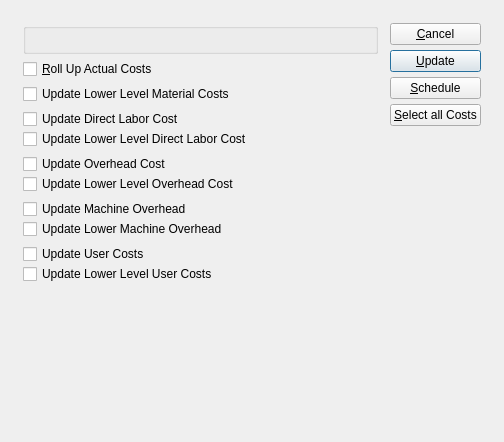
<ui version="4.0" >
 <comment>This file is part of the xTuple ERP: PostBooks Edition, a free and
open source Enterprise Resource Planning software suite,
Copyright (c) 1999-2011 by OpenMFG LLC, d/b/a xTuple.
It is licensed to you under the Common Public Attribution License
version 1.0, the full text of which (including xTuple-specific Exhibits)
is available at www.xtuple.com/CPAL.  By using this software, you agree
to be bound by its terms.</comment>
 <class>updateActualCostsByClassCode</class>
 <widget class="QDialog" name="updateActualCostsByClassCode" >
  <property name="geometry" >
   <rect>
    <x>0</x>
    <y>0</y>
    <width>504</width>
    <height>442</height>
   </rect>
  </property>
  <property name="windowTitle" >
   <string>Update Actual Costs by Class Code</string>
  </property>
  <layout class="QGridLayout" name="gridLayout_2" >
   <item row="0" column="0" >
    <layout class="QGridLayout" name="gridLayout" >
     <property name="margin" >
      <number>12</number>
     </property>
     <property name="spacing" >
      <number>12</number>
     </property>
     <item row="0" column="0" >
      <layout class="QVBoxLayout" >
       <property name="spacing" >
        <number>0</number>
       </property>
       <item>
        <layout class="QVBoxLayout" >
         <property name="spacing" >
          <number>5</number>
         </property>
         <item>
          <widget class="ParameterGroup" name="_classCode" >
           <property name="title" >
            <string/>
           </property>
           <property name="fixedSize" >
            <bool>false</bool>
           </property>
          </widget>
         </item>
         <item>
          <layout class="QHBoxLayout" >
           <property name="spacing" >
            <number>0</number>
           </property>
           <item>
            <widget class="QCheckBox" name="_rollUp" >
             <property name="text" >
              <string>&amp;Roll Up Actual Costs</string>
             </property>
            </widget>
           </item>
           <item>
            <spacer>
             <property name="orientation" >
              <enum>Qt::Horizontal</enum>
             </property>
             <property name="sizeType" >
              <enum>QSizePolicy::Expanding</enum>
             </property>
             <property name="sizeHint" stdset="0" >
              <size>
               <width>20</width>
               <height>20</height>
              </size>
             </property>
            </spacer>
           </item>
          </layout>
         </item>
         <item>
          <layout class="QHBoxLayout" >
           <property name="spacing" >
            <number>0</number>
           </property>
           <item>
            <widget class="QCheckBox" name="_lowerMaterial" >
             <property name="text" >
              <string>Update Lower Level Material Costs</string>
             </property>
            </widget>
           </item>
           <item>
            <spacer>
             <property name="orientation" >
              <enum>Qt::Horizontal</enum>
             </property>
             <property name="sizeType" >
              <enum>QSizePolicy::Expanding</enum>
             </property>
             <property name="sizeHint" stdset="0" >
              <size>
               <width>20</width>
               <height>20</height>
              </size>
             </property>
            </spacer>
           </item>
          </layout>
         </item>
         <item>
          <layout class="QVBoxLayout" >
           <property name="spacing" >
            <number>0</number>
           </property>
           <item>
            <layout class="QHBoxLayout" >
             <property name="spacing" >
              <number>0</number>
             </property>
             <item>
              <widget class="QCheckBox" name="_directLabor" >
               <property name="text" >
                <string>Update Direct Labor Cost</string>
               </property>
              </widget>
             </item>
             <item>
              <spacer>
               <property name="orientation" >
                <enum>Qt::Horizontal</enum>
               </property>
               <property name="sizeType" >
                <enum>QSizePolicy::Expanding</enum>
               </property>
               <property name="sizeHint" stdset="0" >
                <size>
                 <width>20</width>
                 <height>0</height>
                </size>
               </property>
              </spacer>
             </item>
            </layout>
           </item>
           <item>
            <layout class="QHBoxLayout" >
             <property name="spacing" >
              <number>0</number>
             </property>
             <item>
              <widget class="QCheckBox" name="_lowerDirectLabor" >
               <property name="text" >
                <string>Update Lower Level Direct Labor Cost</string>
               </property>
              </widget>
             </item>
             <item>
              <spacer>
               <property name="orientation" >
                <enum>Qt::Horizontal</enum>
               </property>
               <property name="sizeType" >
                <enum>QSizePolicy::Expanding</enum>
               </property>
               <property name="sizeHint" stdset="0" >
                <size>
                 <width>20</width>
                 <height>0</height>
                </size>
               </property>
              </spacer>
             </item>
            </layout>
           </item>
          </layout>
         </item>
         <item>
          <layout class="QVBoxLayout" >
           <property name="spacing" >
            <number>0</number>
           </property>
           <item>
            <layout class="QHBoxLayout" >
             <property name="spacing" >
              <number>0</number>
             </property>
             <item>
              <widget class="QCheckBox" name="_overhead" >
               <property name="text" >
                <string>Update Overhead Cost</string>
               </property>
              </widget>
             </item>
             <item>
              <spacer>
               <property name="orientation" >
                <enum>Qt::Horizontal</enum>
               </property>
               <property name="sizeType" >
                <enum>QSizePolicy::Expanding</enum>
               </property>
               <property name="sizeHint" stdset="0" >
                <size>
                 <width>20</width>
                 <height>0</height>
                </size>
               </property>
              </spacer>
             </item>
            </layout>
           </item>
           <item>
            <layout class="QHBoxLayout" >
             <property name="spacing" >
              <number>0</number>
             </property>
             <item>
              <widget class="QCheckBox" name="_lowerOverhead" >
               <property name="text" >
                <string>Update Lower Level Overhead Cost</string>
               </property>
              </widget>
             </item>
             <item>
              <spacer>
               <property name="orientation" >
                <enum>Qt::Horizontal</enum>
               </property>
               <property name="sizeType" >
                <enum>QSizePolicy::Expanding</enum>
               </property>
               <property name="sizeHint" stdset="0" >
                <size>
                 <width>20</width>
                 <height>0</height>
                </size>
               </property>
              </spacer>
             </item>
            </layout>
           </item>
          </layout>
         </item>
         <item>
          <layout class="QVBoxLayout" >
           <property name="spacing" >
            <number>0</number>
           </property>
           <item>
            <layout class="QHBoxLayout" >
             <property name="spacing" >
              <number>0</number>
             </property>
             <item>
              <widget class="QCheckBox" name="_machOverhead" >
               <property name="text" >
                <string>Update Machine Overhead</string>
               </property>
              </widget>
             </item>
             <item>
              <spacer>
               <property name="orientation" >
                <enum>Qt::Horizontal</enum>
               </property>
               <property name="sizeType" >
                <enum>QSizePolicy::Expanding</enum>
               </property>
               <property name="sizeHint" stdset="0" >
                <size>
                 <width>20</width>
                 <height>0</height>
                </size>
               </property>
              </spacer>
             </item>
            </layout>
           </item>
           <item>
            <layout class="QHBoxLayout" >
             <property name="spacing" >
              <number>0</number>
             </property>
             <item>
              <widget class="QCheckBox" name="_lowerMachOverhead" >
               <property name="text" >
                <string>Update Lower Machine Overhead</string>
               </property>
              </widget>
             </item>
             <item>
              <spacer>
               <property name="orientation" >
                <enum>Qt::Horizontal</enum>
               </property>
               <property name="sizeType" >
                <enum>QSizePolicy::Expanding</enum>
               </property>
               <property name="sizeHint" stdset="0" >
                <size>
                 <width>20</width>
                 <height>0</height>
                </size>
               </property>
              </spacer>
             </item>
            </layout>
           </item>
          </layout>
         </item>
         <item>
          <layout class="QVBoxLayout" >
           <property name="spacing" >
            <number>0</number>
           </property>
           <item>
            <layout class="QHBoxLayout" >
             <property name="spacing" >
              <number>0</number>
             </property>
             <item>
              <widget class="QCheckBox" name="_user" >
               <property name="text" >
                <string>Update User Costs</string>
               </property>
              </widget>
             </item>
             <item>
              <spacer>
               <property name="orientation" >
                <enum>Qt::Horizontal</enum>
               </property>
               <property name="sizeType" >
                <enum>QSizePolicy::Expanding</enum>
               </property>
               <property name="sizeHint" stdset="0" >
                <size>
                 <width>20</width>
                 <height>20</height>
                </size>
               </property>
              </spacer>
             </item>
            </layout>
           </item>
           <item>
            <layout class="QHBoxLayout" >
             <property name="spacing" >
              <number>0</number>
             </property>
             <item>
              <widget class="QCheckBox" name="_lowerUser" >
               <property name="text" >
                <string>Update Lower Level User Costs</string>
               </property>
              </widget>
             </item>
             <item>
              <spacer>
               <property name="orientation" >
                <enum>Qt::Horizontal</enum>
               </property>
               <property name="sizeType" >
                <enum>QSizePolicy::Expanding</enum>
               </property>
               <property name="sizeHint" stdset="0" >
                <size>
                 <width>20</width>
                 <height>20</height>
                </size>
               </property>
              </spacer>
             </item>
            </layout>
           </item>
          </layout>
         </item>
        </layout>
       </item>
       <item>
        <spacer>
         <property name="orientation" >
          <enum>Qt::Vertical</enum>
         </property>
         <property name="sizeType" >
          <enum>QSizePolicy::Expanding</enum>
         </property>
         <property name="sizeHint" stdset="0" >
          <size>
           <width>20</width>
           <height>0</height>
          </size>
         </property>
        </spacer>
       </item>
      </layout>
     </item>
     <item row="0" column="1" >
      <layout class="QVBoxLayout" >
       <property name="spacing" >
        <number>0</number>
       </property>
       <item>
        <layout class="QVBoxLayout" >
         <property name="spacing" >
          <number>5</number>
         </property>
         <item>
          <widget class="QPushButton" name="_close" >
           <property name="text" >
            <string>&amp;Cancel</string>
           </property>
          </widget>
         </item>
         <item>
          <widget class="QPushButton" name="_update" >
           <property name="text" >
            <string>&amp;Update</string>
           </property>
           <property name="autoDefault" >
            <bool>true</bool>
           </property>
           <property name="default" >
            <bool>true</bool>
           </property>
          </widget>
         </item>
         <item>
          <widget class="QPushButton" name="_submit" >
           <property name="text" >
            <string>&amp;Schedule</string>
           </property>
          </widget>
         </item>
         <item>
          <widget class="QPushButton" name="_selectAll" >
           <property name="enabled" >
            <bool>true</bool>
           </property>
           <property name="text" >
            <string>&amp;Select all Costs</string>
           </property>
          </widget>
         </item>
        </layout>
       </item>
       <item>
        <spacer>
         <property name="orientation" >
          <enum>Qt::Vertical</enum>
         </property>
         <property name="sizeHint" stdset="0" >
          <size>
           <width>20</width>
           <height>0</height>
          </size>
         </property>
        </spacer>
       </item>
      </layout>
     </item>
    </layout>
   </item>
  </layout>
 </widget>
 <layoutdefault spacing="6" margin="11" />
 <pixmapfunction>qPixmapFromMimeSource</pixmapfunction>
 <customwidgets>
  <customwidget>
   <class>ParameterGroup</class>
   <extends>QGroupBox</extends>
   <header>parametergroup.h</header>
  </customwidget>
 </customwidgets>
 <tabstops>
  <tabstop>_rollUp</tabstop>
  <tabstop>_lowerMaterial</tabstop>
  <tabstop>_directLabor</tabstop>
  <tabstop>_lowerDirectLabor</tabstop>
  <tabstop>_overhead</tabstop>
  <tabstop>_lowerOverhead</tabstop>
  <tabstop>_machOverhead</tabstop>
  <tabstop>_lowerMachOverhead</tabstop>
  <tabstop>_user</tabstop>
  <tabstop>_lowerUser</tabstop>
  <tabstop>_update</tabstop>
  <tabstop>_submit</tabstop>
  <tabstop>_selectAll</tabstop>
  <tabstop>_close</tabstop>
 </tabstops>
 <resources/>
 <connections>
  <connection>
   <sender>_close</sender>
   <signal>clicked()</signal>
   <receiver>updateActualCostsByClassCode</receiver>
   <slot>reject()</slot>
   <hints>
    <hint type="sourcelabel" >
     <x>20</x>
     <y>20</y>
    </hint>
    <hint type="destinationlabel" >
     <x>20</x>
     <y>20</y>
    </hint>
   </hints>
  </connection>
 </connections>
</ui>
